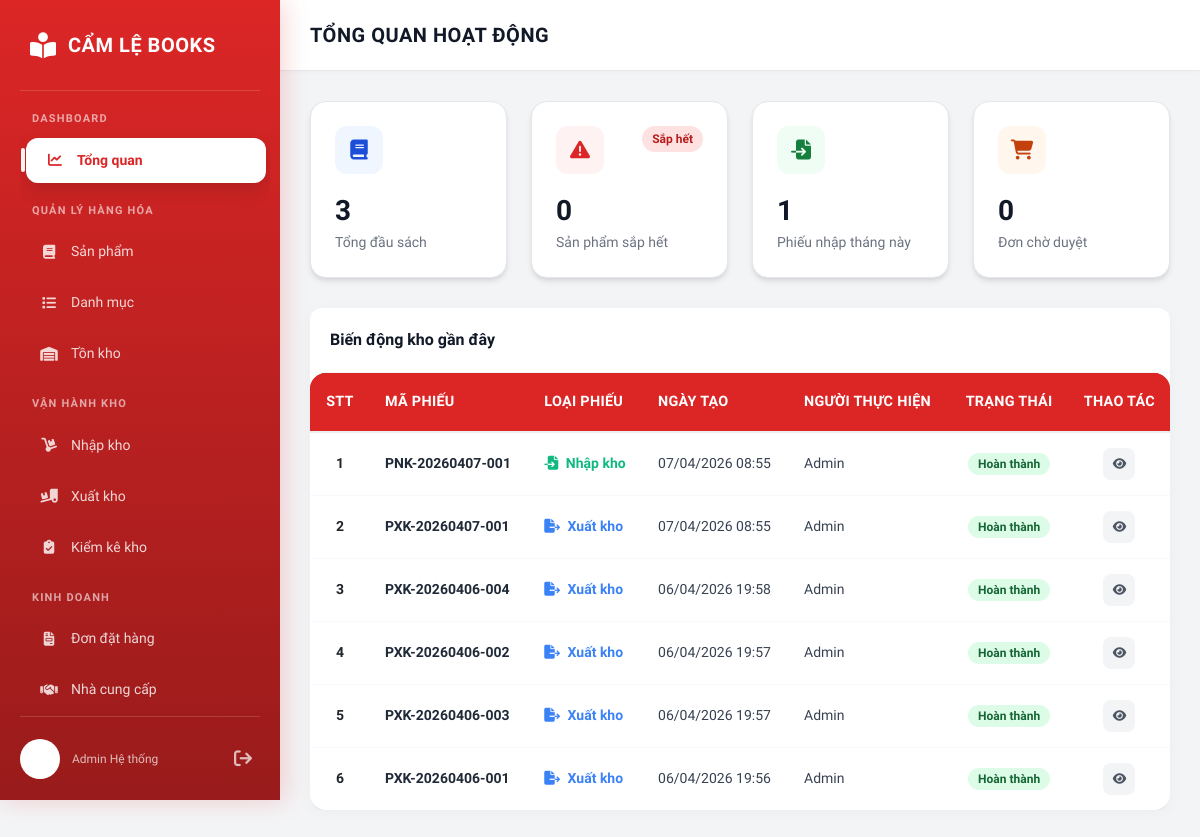
The page /tongquan/ on the database its author committed.
### inventory/models.py (models this page shows)
class NhapKho(models.Model):
    maPhieuNhap = models.CharField(max_length=50, primary_key=True)
    nhaCungCap = models.ForeignKey(NhaCungCap, on_delete=models.CASCADE)
    ngayNhap = models.DateTimeField()
    trangthaiNhap = models.IntegerField()
    ghichu = models.TextField(null=True, blank=True)
    donDatHang = models.ForeignKey(DonDatHang, on_delete=models.SET_NULL, null=True)
    tongtienNhap = models.DecimalField(max_digits=15, decimal_places=2)

class XuatKho(models.Model):
    maPhieuXuat = models.CharField(max_length=50, primary_key=True)
    ngayXuat = models.DateTimeField()
    noiXuat = models.CharField(max_length=255)
    trangThai = models.IntegerField()

### inventory/views/dashboard_views.py (the view, shortened to what this page needs)
# urls.py: path("tongquan/", tongquan, name="tongquan"),
def tongquan(request):
    total_products = SanPham.objects.count()
    total_categories = DanhMuc.objects.count()
    total_suppliers = NhaCungCap.objects.count()
    low_stock_products = TonKho.objects.filter(soluongTon__lte=F('sanPham__tonKhoToiThieu')).count()
    now = timezone.now()
    inbound_records = NhapKho.objects.filter(ngayNhap__month=now.month, ngayNhap__year=now.year)
    orders = DonDatHang.objects.filter(trangThai=0)
    recent_inbound = NhapKho.objects.all().order_by('-ngayNhap')[:5]
    recent_outbound = XuatKho.objects.all().order_by('-ngayXuat')[:5]
    recent_check = KiemKe.objects.all().order_by('-ngayKiem')[:5]
    recent_activities = []
    for item in recent_inbound:
        recent_activities.append({
            'ma_phieu': item.maPhieuNhap,
            'loai_phieu': 'Nhập kho',
            'type': 'nhapkho',
            'icon': 'fa-file-import',
            'color': '#10b981',
            'ngay_tao': item.ngayNhap.strftime('%d/%m/%Y %H:%M'),
            'nguoi_thuc_hien': 'Admin',
            'trang_thai': 'Hoàn thành' if item.trangthaiNhap == 1 else 'Đang xử lý',
            'badge_class': 'badge-ok' if item.trangthaiNhap == 1 else 'badge-warn',
            'timestamp': item.ngayNhap,
            'link': '/inventory/nhapkho/'
        })
    for item in recent_outbound:
        recent_activities.append({
            'ma_phieu': item.maPhieuXuat,
            'loai_phieu': 'Xuất kho',
            'type': 'xuatkho',
            'icon': 'fa-file-export',
            'color': '#3b82f6',
            'ngay_tao': item.ngayXuat.strftime('%d/%m/%Y %H:%M'),
            'nguoi_thuc_hien': 'Admin',
            'trang_thai': 'Hoàn thành' if item.trangThai == 1 else 'Nháp',
            'badge_class': 'badge-ok' if item.trangThai == 1 else 'badge-warn',
            'timestamp': item.ngayXuat,
            'link': '/inventory/xuatkho/'
        })
    recent_activities.sort(key=lambda x: x['timestamp'], reverse=True)
    recent_activities = recent_activities[:10]
    return render(request, 'inventory/dashboard/dashboard.html', {
        'total_products': total_products,
        'total_categories': total_categories,
        'total_suppliers': total_suppliers,
        'low_stock_products': low_stock_products,
        'inbound_records': inbound_records,
        'orders': orders,
        'recent_activities': recent_activities,
    })

### inventory/templates/inventory/dashboard/dashboard.html (shortened to what this page needs)
{% load static %}
{% load humanize %}
<!DOCTYPE html>
<html lang="vi">
<head>
    <script src="https://cdn.tailwindcss.com"></script>
    <link rel="stylesheet" href="https://cdnjs.cloudflare.com/ajax/libs/font-awesome/6.4.0/css/all.min.css">
    <link rel="stylesheet" href="{% static 'css/0.0.style.css' %}">
</head>
<body>
  <nav class="sidebar" id="sidebar-container">
    {% include 'partials/sidebar.html' %}
  </nav>
  <main class="main-content">
    <div class="content-header">
        <h1>TỔNG QUAN HOẠT ĐỘNG</h1>
    </div>
    <div class="content-body">
        <div class="grid-4">
            <div class="card card-pointer" onclick="location.href='{% url 'inventory:sanpham' %}'">
                <div class="card-icon-wrapper">
                    <div class="icon-box icon-blue"><i class="fa-solid fa-book"></i></div>
                </div>
                <div class="stat-num">{{ total_products }}</div>
                <div class="stat-label">Tổng đầu sách</div>
            </div>
            <div class="card card-pointer" onclick="location.href='{% url 'inventory:tonkho' %}'">
                <div class="card-icon-wrapper">
                    <div class="icon-box icon-red"><i class="fa-solid fa-triangle-exclamation"></i></div>
                    <span class="badge badge-warn">Sắp hết</span>
                </div>
                <div class="stat-num">{{ low_stock_products }}</div>
                <div class="stat-label">Sản phẩm sắp hết</div>
            </div>
            <div class="card card-pointer" onclick="location.href='{% url 'inventory:nhapkho' %}'">
                <div class="card-icon-wrapper">
                    <div class="icon-box icon-green"><i class="fa-solid fa-file-import"></i></div>
                </div>
                <div class="stat-num">{{ inbound_records.count }}</div>
                <div class="stat-label">Phiếu nhập tháng này</div>
            </div>
            <div class="card card-pointer" onclick="location.href='{% url 'inventory:dathang' %}'">
                <div class="card-icon-wrapper">
                    <div class="icon-box icon-orange"><i class="fa-solid fa-cart-shopping"></i></div>
                </div>
                <div class="stat-num">{{ orders.count }}</div>
                <div class="stat-label">Đơn chờ duyệt</div>
            </div>
        </div>
        <div class="content-block table-block p-0">
            <div class="p-5 border-b border-gray-100 flex justify-between items-center bg-white rounded-t-xl">
                <h3 style="margin-bottom: 0px; color: #111827; font-weight: 800; font-size: 16px;">Biến động kho gần đây</h3>
            </div>
            <div class="table-wrapper">
                <table class="table-custom min-w-full">
                    <thead class="bg-gray-50">
                        <tr>
                            <th width="60" class="text-center">STT</th>
                            <th>Mã Phiếu</th>
                            <th>Loại phiếu</th>
                            <th>Ngày tạo</th>
                            <th>Người thực hiện</th>
                            <th class="text-center">Trạng thái</th>
                            <th width="100" class="text-center">Thao tác</th>
                        </tr>
                    </thead>
                    <tbody>
                        {% for activity in recent_activities %}
                        <tr class="hover:bg-gray-50/50">
                            <td class="text-center col-index font-bold">{{ forloop.counter }}</td>
                            <td class="font-bold text-gray-800">{{ activity.ma_phieu }}</td>
                            <td><span style="color: {{ activity.color }}; font-weight: 600;"><i class="fa-solid {{ activity.icon }} mr-1"></i> {{ activity.loai_phieu }}</span></td>
                            <td>{{ activity.ngay_tao }}</td>
                            <td>{{ activity.nguoi_thuc_hien }}</td>
                            <td class="text-center"><span class="badge {{ activity.badge_class }}">{{ activity.trang_thai }}</span></td>
                            <td class="text-center">
                                <button onclick="viewQuickDetail('{{ activity.type }}', '{{ activity.ma_phieu }}')" class="w-8 h-8 rounded-lg bg-gray-100 text-gray-600 hover:bg-primary hover:text-white transition-all inline-flex items-center justify-center" title="Xem nhanh">
                                    <i class="fas fa-eye text-xs"></i>
                                </button>
                            </td>
                        </tr>
                        {% empty %}
                        <tr>
                            <td colspan="7" class="text-center py-10 text-gray-500">Không có hoạt động gần đây</td>
                        </tr>
                        {% endfor %}
                    </tbody>
                </table>
            </div>
        </div>
     </div>
  </main>
</body>
</html>

### static/css/0.0.style.css (style rules this page uses)
:root { --primary-main: #dc2626; --primary-dark: #b91c1c; --sidebar-bg: linear-gradient(180deg, #dc2626 0%, #991b1b 100%); --primary-soft: rgba(255, 255, 255, 0.15); --text-white: #ffffff; --bg-body: #f3f4f6; --card-bg: #ffffff; --radius: 10px; --shadow-card: 0 4px 6px -1px rgba(0, 0, 0, 0.1), 0 2px 4px -1px rgba(0, 0, 0, 0.06); --sidebar-width: 280px; }
* { margin: 0; padding: 0; box-sizing: border-box; font-family: 'Plus Jakarta Sans', sans-serif; }
body { background-color: var(--bg-body); display: flex; min-height: 100vh; color: #1f2937; }
.sidebar { width: var(--sidebar-width); background: var(--sidebar-bg); color: white; padding: 20px; display: flex; flex-direction: column; position: fixed; height: 100vh; z-index: 100; box-shadow: 4px 0 24px rgba(220, 38, 38, 0.2); }
.main-content { margin-left: var(--sidebar-width); flex-grow: 1; display: flex; flex-direction: column; }
.content-header { background: white; padding: 20px 30px; border-bottom: 1px solid #e5e7eb; box-shadow: 0 2px 4px rgba(0,0,0,0.02); display: flex; align-items: center; position: sticky; top: 0; z-index: 90; }
.content-header h1 { font-size: 1.25rem; font-weight: 800; color: #111827; margin: 0; text-transform: uppercase; letter-spacing: 0.5px; }
.content-body { padding: 30px; }
.grid-4 { display: grid; grid-template-columns: repeat(4, 1fr); gap: 24px; margin-bottom: 30px; }
.card { background: var(--card-bg); padding: 24px; border-radius: 16px; box-shadow: var(--shadow-card); border: 1px solid #e5e7eb; transition: transform 0.2s; }
.card-icon-wrapper { display: flex; justify-content: space-between; align-items: flex-start; margin-bottom: 16px; }
.icon-box { width: 48px; height: 48px; border-radius: 12px; display: flex; align-items: center; justify-content: center; font-size: 20px; }
.icon-red { background: #fef2f2; color: #dc2626; }
.icon-blue { background: #eff6ff; color: #1d4ed8; }
.icon-green { background: #f0fdf4; color: #15803d; }
.icon-orange { background: #fff7ed; color: #c2410c; }
.stat-num { font-size: 28px; font-weight: 700; color: #111827; }
.stat-label { font-size: 14px; color: #6b7280; }
.table-wrapper { background: white; border-radius: 16px; padding: 0; box-shadow: var(--shadow-card); }
table { width: 100%; border-collapse: collapse; }
th { text-align: left; padding: 16px; background: #f9fafb; color: #4b5563; font-weight: 600; font-size: 13px; text-transform: uppercase; border-bottom: 2px solid #e5e7eb; }
td { padding: 16px; border-bottom: 1px solid #f3f4f6; color: #374151; font-size: 14px; }
tr:last-child td { border-bottom: none; }
.badge { padding: 4px 10px; border-radius: 20px; font-size: 12px; font-weight: 600; }
.badge-ok { background: #dcfce7; color: #166534; }
.badge-warn { background: #fee2e2; color: #b91c1c; }
.content-block { background-color: white; border-radius: 12px; padding: 25px; box-shadow: 0 2px 15px rgba(0,0,0,0.03); margin-bottom: 20px; }
.table-block { background-color: white; border-radius: 12px; box-shadow: 0 2px 15px rgba(0,0,0,0.03); overflow: hidden; }
.table-wrapper { overflow-x: auto; }
.table-custom { margin-bottom: 0; width: 100%; border-collapse: collapse; }
.table-custom th, .table-custom td { white-space: nowrap; vertical-align: middle; text-align: left; }
.table-custom th { font-weight: 700; color: var(--primary-main); text-transform: uppercase; border-bottom: 2px solid #eee; padding: 18px 15px; font-size: 0.9rem; background: #fff; }
.table-custom td { padding: 15px 15px; border-bottom: 1px solid #f8f9fa; }
.main-content table thead, .content-body table thead { background: var(--primary-main) !important; }
.main-content table thead tr, .content-body table thead tr { background: var(--primary-main) !important; border-bottom: 1px solid #b91c1c !important; }
.main-content table thead th, .content-body table thead th { background: transparent !important; color: #ffffff !important; font-weight: 700 !important; text-transform: uppercase; letter-spacing: 0.02em; }
.col-index { color: #212529; font-weight: 600; text-align: center !important; }
.bg-white { background-color: #fff !important; }
.text-center { text-align: center !important; }

### inventory/templates/inventory/dashboard/dashboard.html (style rules this page uses)
.card-pointer { cursor: pointer; transition: 0.2s; }

### rows shown on the page
NhapKho: ma_phieu "PNK-20260407-001"
XuatKho: ma_phieu "PXK-20260407-001"
XuatKho: ma_phieu "PXK-20260406-004"
XuatKho: ma_phieu "PXK-20260406-002"
XuatKho: ma_phieu "PXK-20260406-003"
XuatKho: ma_phieu "PXK-20260406-001"

### other values the page prints
{{ total_products }} "3"
{{ low_stock_products }} "0"
{{ inbound_records.count }} "1"
{{ orders.count }} "0"
{{ activity.loai_phieu }} "Nhập kho" "Xuất kho" "Xuất kho" "Xuất kho" "Xuất kho" "Xuất kho"
{{ activity.ngay_tao }} "07/04/2026 08:55" "07/04/2026 08:55" "06/04/2026 19:58" "06/04/2026 19:57" "06/04/2026 19:57" "06/04/2026 19:56"
{{ activity.nguoi_thuc_hien }} "Admin" "Admin" "Admin" "Admin" "Admin" "Admin"
{{ activity.trang_thai }} "Hoàn thành" "Hoàn thành" "Hoàn thành" "Hoàn thành" "Hoàn thành" "Hoàn thành"
